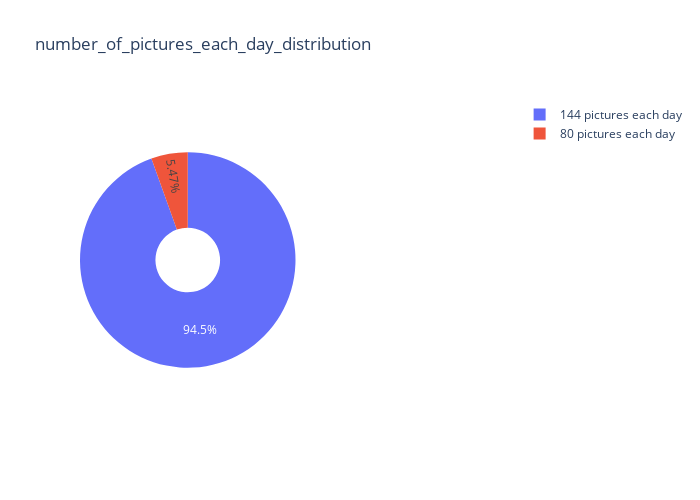

The cell this chart's notebook holds for it:
### Markdown cell above
#### Number of pictures each day distribution

### Code cell
slice_of_day = []
for item_case_id in case.index:
    case_csv = data_csv.loc[data_csv['case_id'] == item_case_id, :]
    day_of_case = case_csv['day_id'].value_counts().values
    slice_of_day.extend(day_of_case)
slice_of_day_csv = pd.Series(slice_of_day)
day_num = slice_of_day_csv.value_counts()
day_num_index = pd.Series(day_num.index).apply(lambda x: str(x) + ' pictures each day')
fig = {
  "data": [
    {
      "values": day_num.values,
      "labels": day_num_index,
      "domain": {"x": [0, .5]},
      "name": "Number Of",
      "hoverinfo":"label+percent",
      "hole": .3,
      "type": "pie"
    },],
  "layout": {
        "title":"number_of_pictures_each_day_distribution",
        'height':500, 
        "width":700
    }
}
iplot(fig)

### Figure 1 — Plotly figure (JSON) as saved in the notebook; plotly's stock layout.template omitted (floating-point values rounded to 4 significant figures)
{"data": [{"domain": {"x": [0, 0.5]}, "hole": 0.3, "hoverinfo": "label+percent", "labels": ["144 pictures each day", "80 pictures each day"], "name": "Number Of", "type": "pie", "values": [259, 15]}], "layout": {"height": 500, "title": {"text": "number_of_pictures_each_day_distribution"}, "width": 700}}
